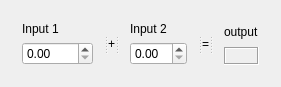
<?xml version="1.0" encoding="UTF-8"?>
<ui version="4.0">
 <class>QT_calculatorClass</class>
 <widget class="QWidget" name="QT_calculatorClass">
  <property name="geometry">
   <rect>
    <x>0</x>
    <y>0</y>
    <width>209</width>
    <height>62</height>
   </rect>
  </property>
  <property name="windowTitle">
   <string>QT_calculator</string>
  </property>
  <layout class="QHBoxLayout" name="horizontalLayout">
   <item>
    <widget class="QSplitter" name="splitter">
     <property name="orientation">
      <enum>Qt::Horizontal</enum>
     </property>
     <widget class="QWidget" name="">
      <layout class="QVBoxLayout" name="verticalLayout">
       <item>
        <widget class="QLabel" name="label">
         <property name="text">
          <string>Input 1</string>
         </property>
        </widget>
       </item>
       <item>
        <widget class="QDoubleSpinBox" name="doubleSpinBox">
         <property name="maximum">
          <double>2000.000000000000000</double>
         </property>
        </widget>
       </item>
      </layout>
     </widget>
     <widget class="QLabel" name="label_2">
      <property name="text">
       <string>+</string>
      </property>
     </widget>
     <widget class="QWidget" name="">
      <layout class="QVBoxLayout" name="verticalLayout_2">
       <item>
        <widget class="QLabel" name="label_3">
         <property name="text">
          <string>Input 2</string>
         </property>
        </widget>
       </item>
       <item>
        <widget class="QDoubleSpinBox" name="doubleSpinBox_2"/>
       </item>
      </layout>
     </widget>
     <widget class="QLabel" name="label_4">
      <property name="text">
       <string>=</string>
      </property>
     </widget>
     <widget class="QWidget" name="">
      <layout class="QVBoxLayout" name="verticalLayout_3">
       <item>
        <widget class="QLabel" name="label_5">
         <property name="text">
          <string>output</string>
         </property>
        </widget>
       </item>
       <item>
        <widget class="QLabel" name="label_6">
         <property name="frameShape">
          <enum>QFrame::Box</enum>
         </property>
         <property name="frameShadow">
          <enum>QFrame::Sunken</enum>
         </property>
         <property name="text">
          <string/>
         </property>
        </widget>
       </item>
      </layout>
     </widget>
    </widget>
   </item>
  </layout>
 </widget>
 <layoutdefault spacing="6" margin="11"/>
 <resources/>
 <connections/>
</ui>
